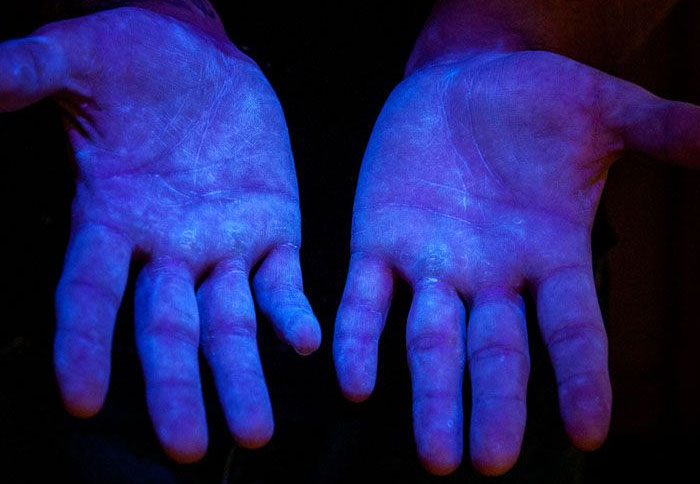
#> input picture images/UV_img_sample.jpg, 700 x 484 px, found by its file name
$ python edge_detection.py
#> lines starting #> are read from the running program, lines starting #| are printed output that depends on the picture; after the words box and inside, x2 and y2 are one past the last pixel; in counts of white or black regions, pixels touching at a corner belong together
import cv2 as cv
import numpy as np

img = cv.imread('images/UV_img_sample.jpg')
#> img is the input picture: shape (484, 700, 3); mean B, G, R 99.8, 31.6, 32.5
cv.imshow('UV', img)

gray = cv.cvtColor(img, cv.COLOR_BGR2GRAY)
# cv.imshow('B&W', gray)

### LAPLACIAN ###
lap = cv.Laplacian(gray, cv.CV_64F)
lap = np.uint8(np.absolute(lap))
cv.imshow('Laplacian', lap)

### SOBEL ###
sobelx = cv.Sobel(gray, cv.CV_64F, 1, 0)
sobely = cv.Sobel(gray, cv.CV_64F, 0, 1)
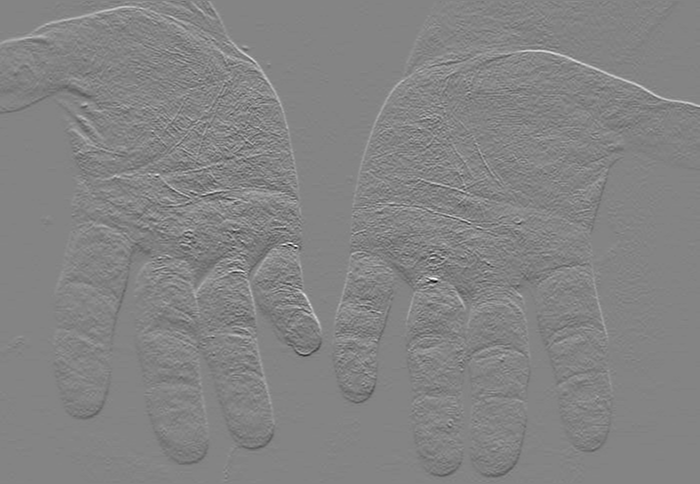
#> sobely: shape (484, 700) float64; min -326, max 303, mean -0.1; drawn with min black and max white
combined = cv.bitwise_or(sobelx, sobely)
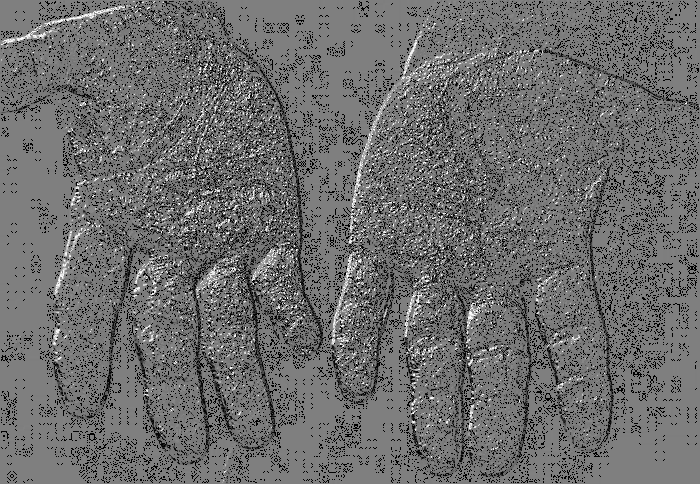
#> combined: shape (484, 700) float64; 8.3% of the values are NaN or infinite; the others: min -511, max 510, mean -34.2; drawn with min black, max white, NaN and infinite black

cv.imshow('Sobel X', sobelx)
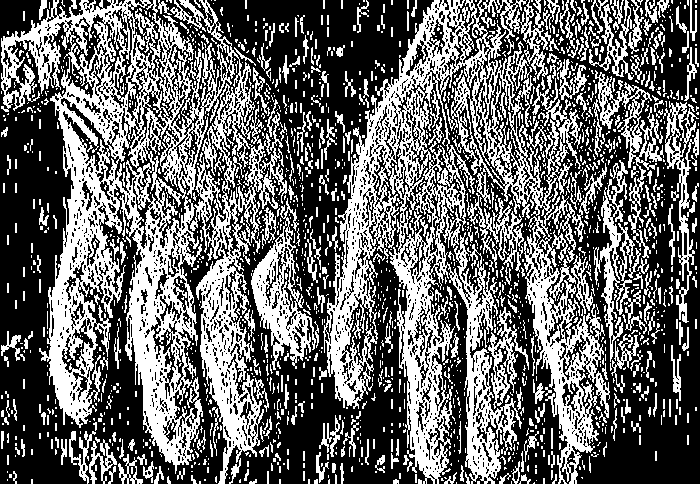
#> window 'Sobel X': shape (484, 700); 40.9% white; 1869 white regions (1460 under 20 px), largest, box (x1, y1, x2, y2) and area: (1, 0, 287, 484) 48855, (323, 0, 610, 484) 46013, (251, 198, 316, 370) 3631
cv.imshow('Sobel Y', sobely)
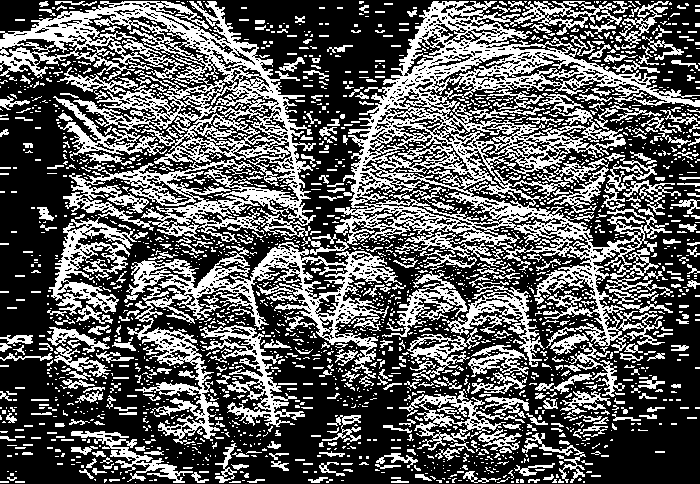
#> window 'Sobel Y': shape (484, 700); 37% white in thin lines or dots
cv.imshow('Combined', combined)
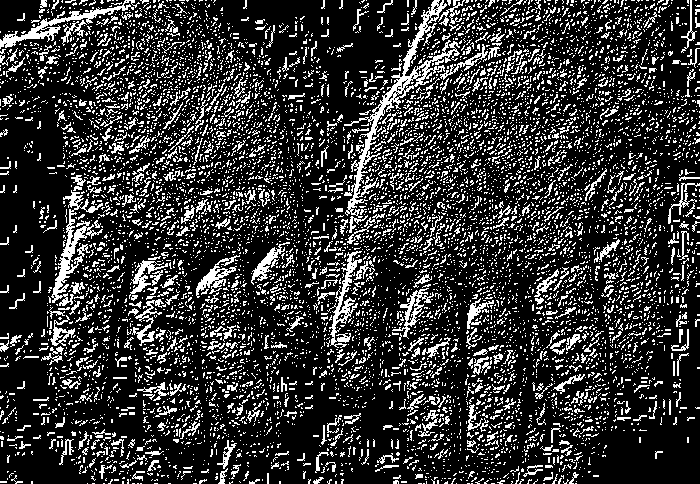
#> window 'Combined': shape (484, 700); 20.5% white in thin lines or dots

### CANNY ###
canny = cv.Canny(gray, 40, 90)
#> canny: shape (484, 700); 9.4% white in thin lines or dots
cv.imshow('Canny', canny)

ret, thresh = cv.threshold(gray, 80, 255, cv.THRESH_BINARY)
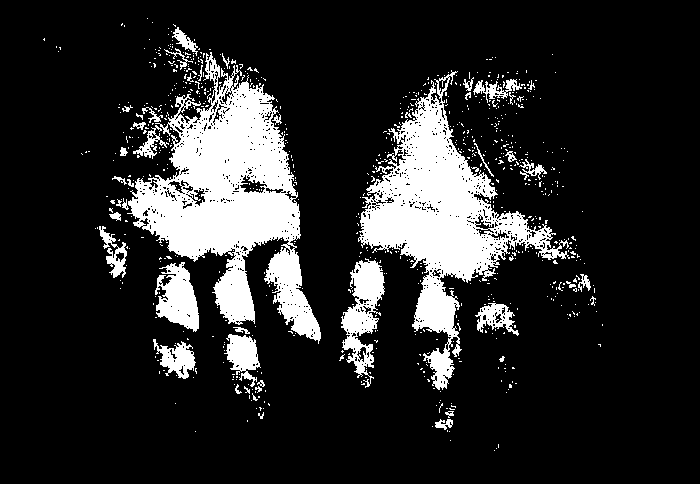
#> thresh: shape (484, 700); 16.1% white; 784 white regions (738 under 20 px)
cv.imshow('Thresh', thresh)
contours, hierarchies = cv.findContours(thresh, cv.RETR_LIST, cv.CHAIN_APPROX_SIMPLE) # The most important
#> contours = 1740 contours, 1663 with area under 20; largest, box (x1, y1, x2, y2) and area: (127, 52, 321, 344) 23920, (358, 70, 570, 390) 19230, (341, 258, 385, 388) 2545, (155, 262, 199, 332) 1777, (224, 334, 261, 387) 954
print(f'{len(contours)} contours found')
#| 1740 contours found
blank = np.zeros(img.shape, dtype='uint8')
cv.drawContours(blank, contours, -1, (255,255,255), 1)
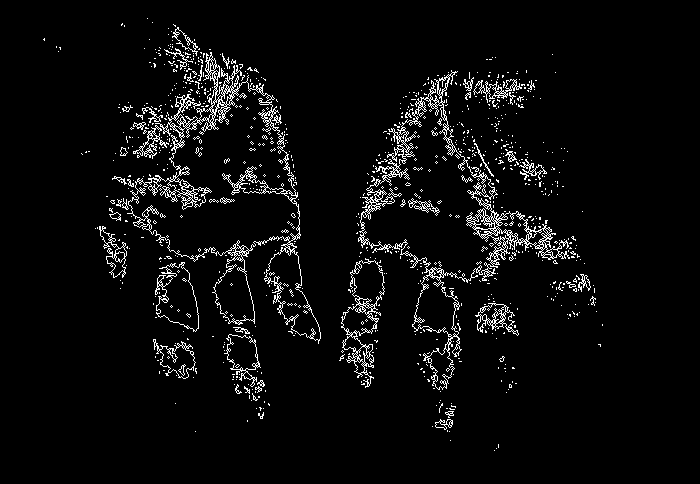
#> blank: shape (484, 700, 3); 4.6% white in thin lines or dots, all inside (x1, y1, x2, y2) = (43, 18, 603, 451)
cv.imshow('Blank', blank)

cv.waitKey(0)

$ run again, with images/Infectado.png saved as images/UV_img_sample.jpg
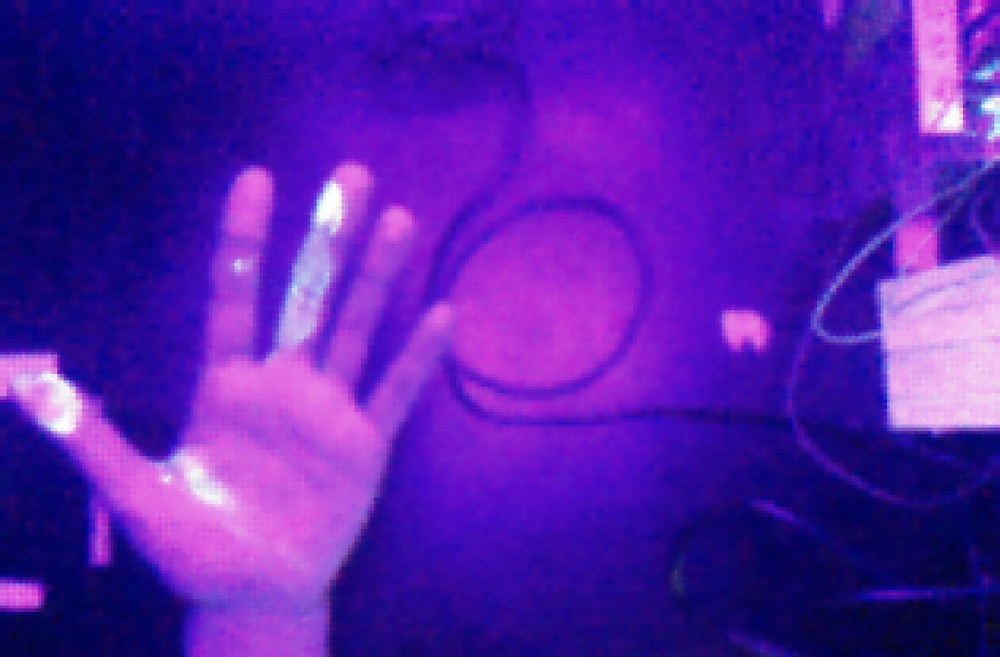
#> input picture images/Infectado.png, 1000 x 657 px, shrunk from 1399 x 919 before the run, found by its file name
#> img is the input picture: shape (657, 1000, 3); mean B, G, R 170.9, 30.4, 87
#> `cv.imshow('Sobel X', sobelx)`:
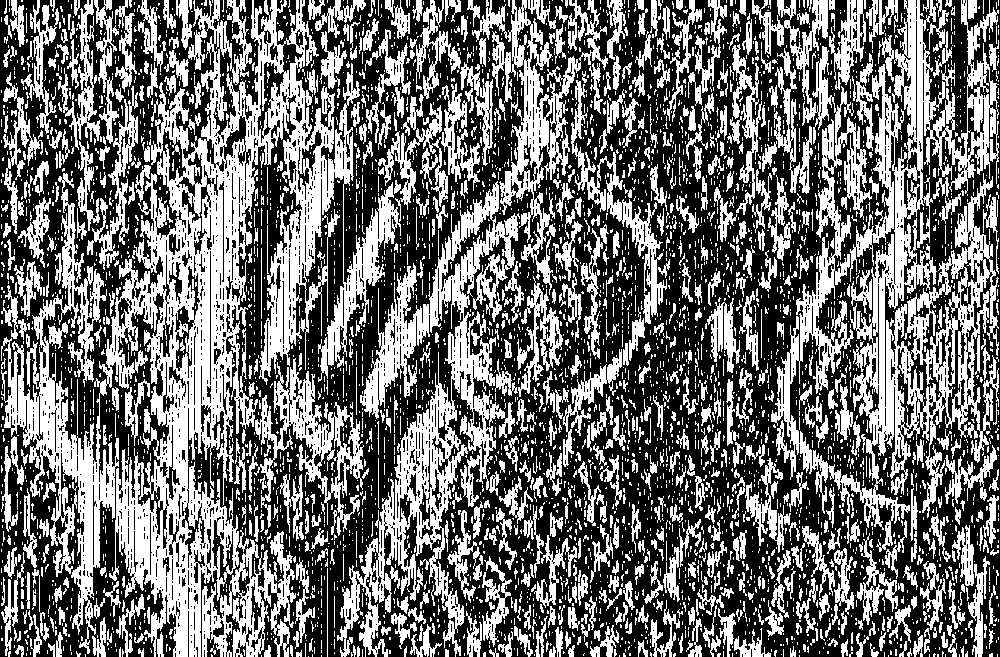
#> window 'Sobel X': shape (657, 1000); 43.6% white; 4636 white regions (3837 under 20 px), largest, box (x1, y1, x2, y2) and area: (1, 0, 401, 657) 71357, (752, 0, 999, 552) 41421, (337, 181, 520, 657) 22644
#> canny: shape (657, 1000); 4% white in thin lines or dots
#> thresh: shape (657, 1000); 25.4% white; 162 white regions (141 under 20 px)
#> contours = 303 contours, 277 with area under 20; largest, box (x1, y1, x2, y2) and area: (0, 158, 636, 657) 118144, (811, 177, 1000, 434) 27726, (910, 0, 1000, 174) 10468, (465, 326, 659, 418) 4248, (816, 231, 897, 337) 4246
#| 303 contours found
#> `cv.drawContours(blank, contours, -1, (255,255,255), 1)`:
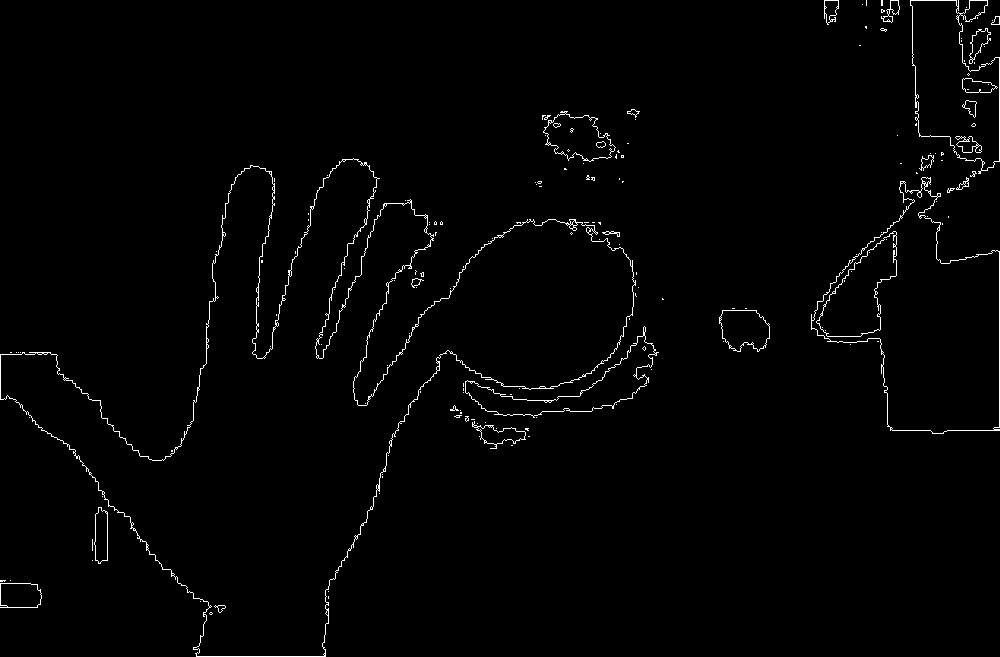
#> blank: shape (657, 1000, 3); 1.4% white in thin lines or dots

$ run again, with images/Mano_centro.png saved as images/UV_img_sample.jpg
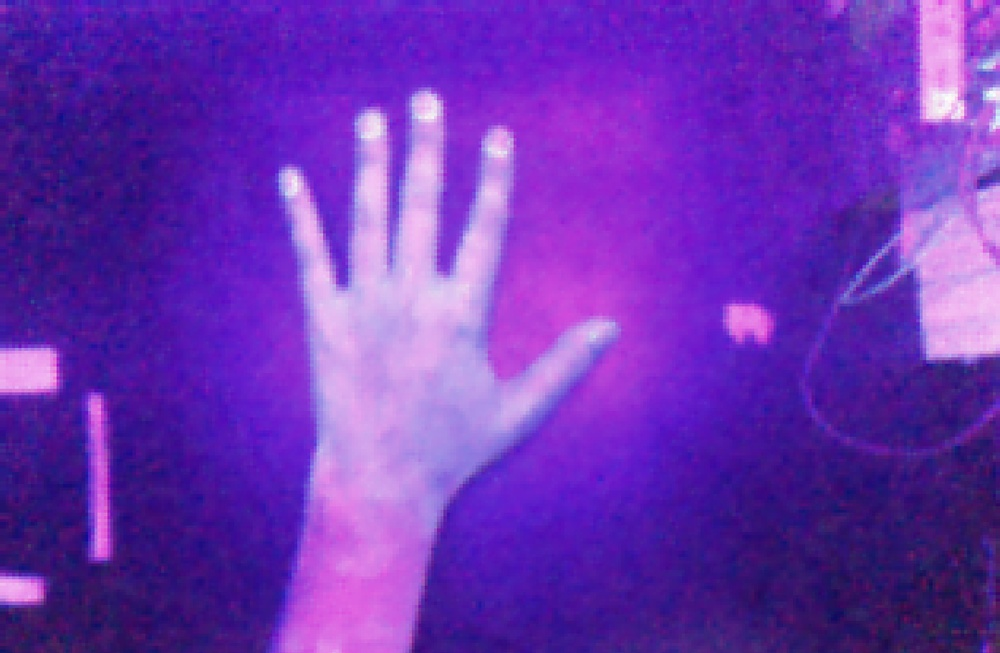
#> input picture images/Mano_centro.png, 1000 x 653 px, shrunk from 1396 x 912 before the run, found by its file name
#> img is the input picture: shape (653, 1000, 3); mean B, G, R 179.6, 50.1, 109.5
#> `cv.imshow('Sobel X', sobelx)`:
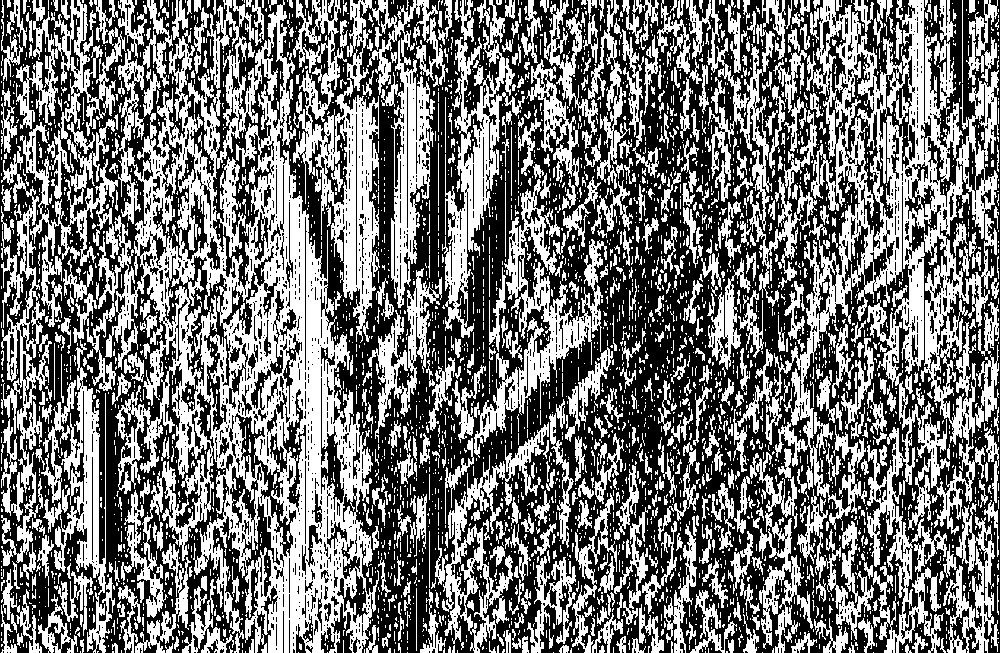
#> window 'Sobel X': shape (653, 1000); 46.1% white; 4004 white regions (3291 under 20 px), largest, box (x1, y1, x2, y2) and area: (98, 0, 379, 653) 68895, (765, 0, 999, 653) 44296, (293, 0, 438, 343) 18018
#> canny: shape (653, 1000); 3.7% white in thin lines or dots
#> thresh: shape (653, 1000); 33.4% white; 270 white regions (234 under 20 px)
#> contours = 491 contours, 450 with area under 20; largest, box (x1, y1, x2, y2) and area: (253, 65, 699, 653) 163872, (824, 0, 1000, 366) 41442, (85, 392, 113, 561) 3077, (0, 344, 63, 399) 2927, (718, 297, 776, 347) 1995
#| 491 contours found
#> `cv.drawContours(blank, contours, -1, (255,255,255), 1)`:
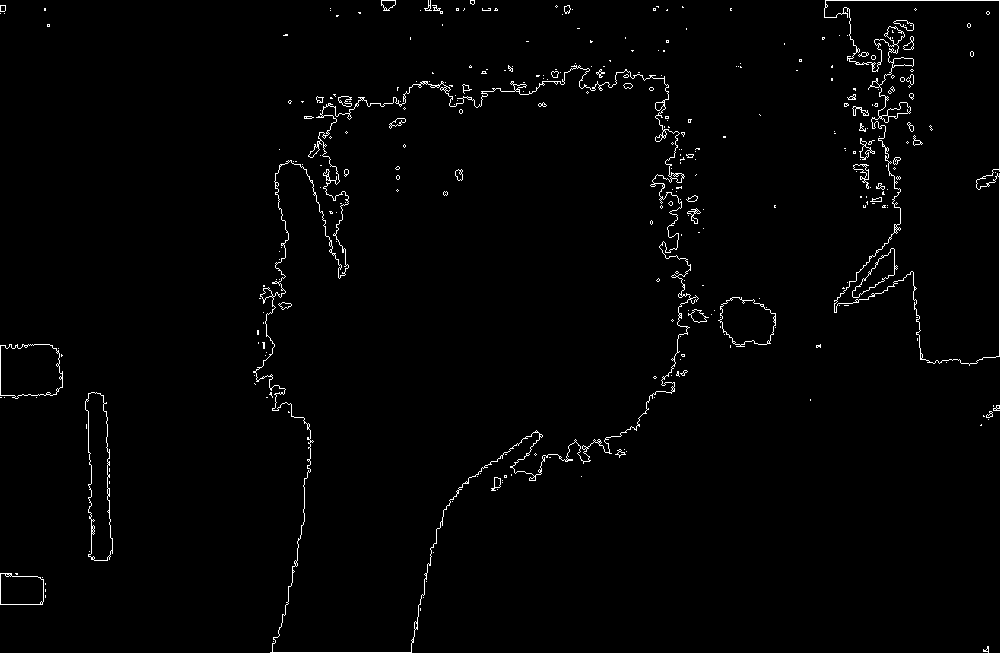
#> blank: shape (653, 1000, 3); 1.5% white in thin lines or dots

$ run again, with images/Mano_lado.png saved as images/UV_img_sample.jpg
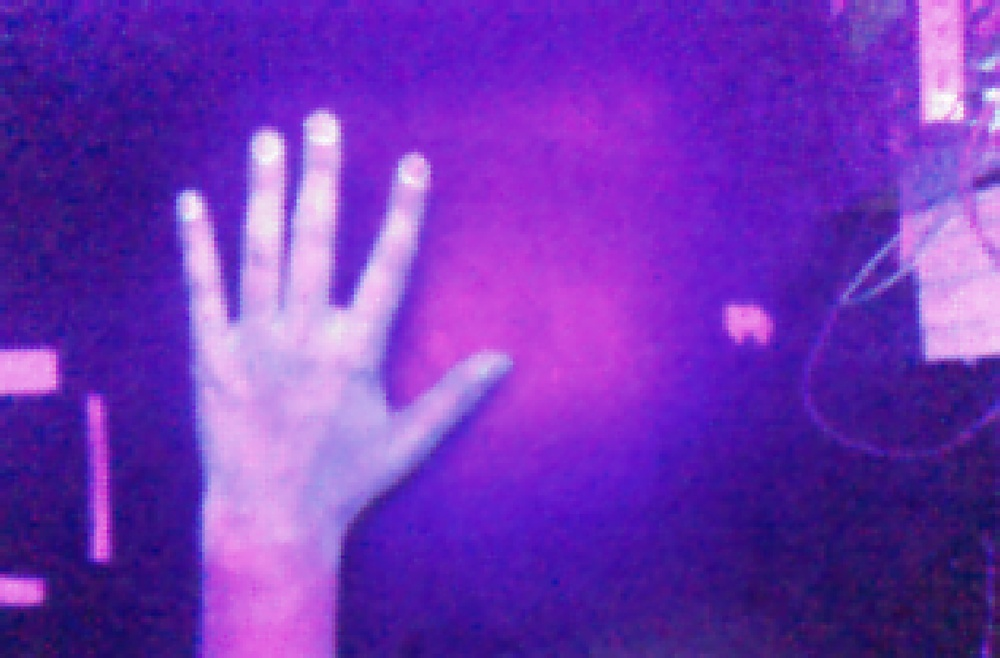
#> input picture images/Mano_lado.png, 1000 x 658 px, shrunk from 1396 x 918 before the run, found by its file name
#> img is the input picture: shape (658, 1000, 3); mean B, G, R 182.3, 51.4, 113.6
#> canny: shape (658, 1000); 3.8% white in thin lines or dots
#> thresh: shape (658, 1000); 37.2% white; 197 white regions (179 under 20 px)
#> contours = 438 contours, 408 with area under 20; largest, box (x1, y1, x2, y2) and area: (173, 66, 704, 658) 195688, (827, 0, 1000, 365) 41122, (335, 137, 387, 300) 3174, (85, 394, 112, 562) 2914, (0, 345, 63, 397) 2762
#| 438 contours found
#> `cv.drawContours(blank, contours, -1, (255,255,255), 1)`:
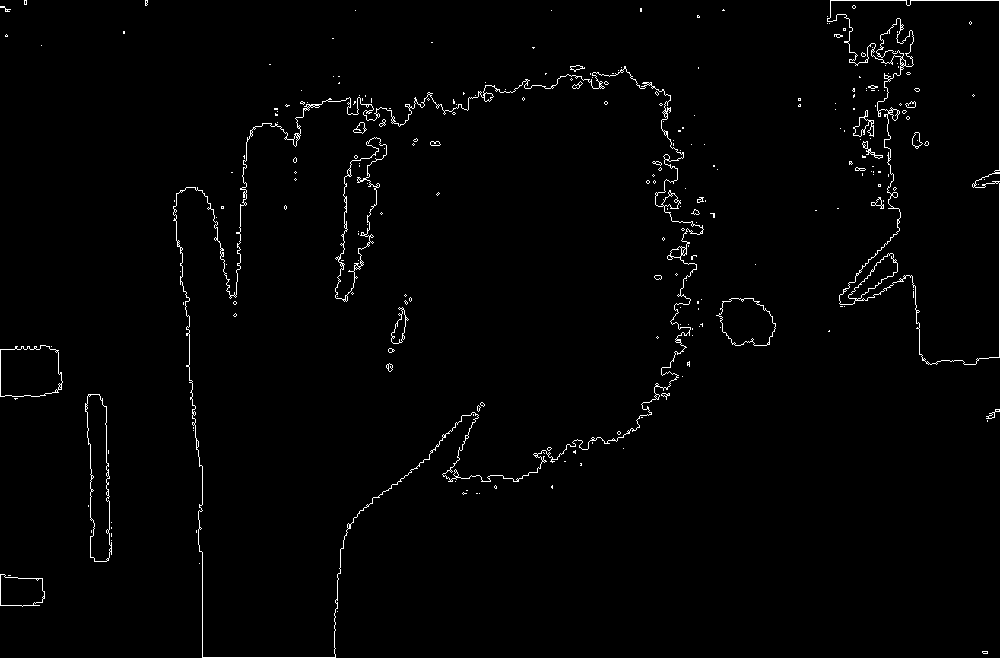
#> blank: shape (658, 1000, 3); 1.4% white in thin lines or dots
